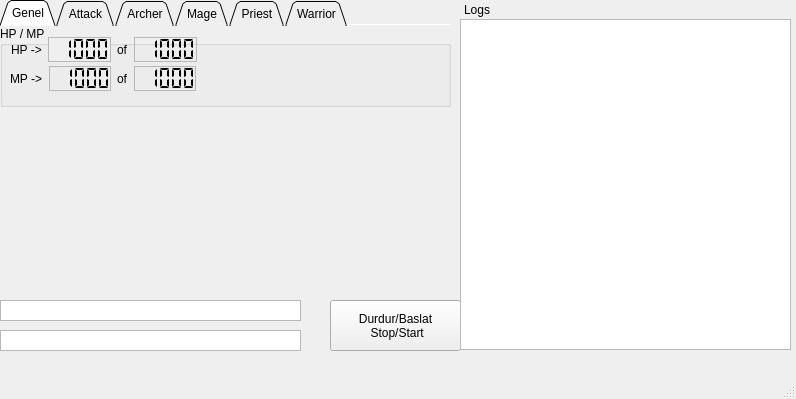
<?xml version="1.0" encoding="UTF-8"?>
<ui version="4.0">
 <class>MainWindow</class>
 <widget class="QMainWindow" name="MainWindow">
  <property name="geometry">
   <rect>
    <x>0</x>
    <y>0</y>
    <width>796</width>
    <height>399</height>
   </rect>
  </property>
  <property name="windowTitle">
   <string>KO Helper</string>
  </property>
  <property name="windowIcon">
   <iconset>
    <normaloff>../Downloads/oh.png</normaloff>../Downloads/oh.png</iconset>
  </property>
  <property name="toolTip">
   <string/>
  </property>
  <widget class="QWidget" name="centralwidget">
   <widget class="QTabWidget" name="tabWidget">
    <property name="geometry">
     <rect>
      <x>0</x>
      <y>0</y>
      <width>451</width>
      <height>291</height>
     </rect>
    </property>
    <property name="sizePolicy">
     <sizepolicy hsizetype="Ignored" vsizetype="Ignored">
      <horstretch>0</horstretch>
      <verstretch>0</verstretch>
     </sizepolicy>
    </property>
    <property name="maximumSize">
     <size>
      <width>571</width>
      <height>301</height>
     </size>
    </property>
    <property name="toolTip">
     <string>&lt;html&gt;&lt;head/&gt;&lt;body&gt;&lt;p&gt;&lt;br/&gt;&lt;/p&gt;&lt;/body&gt;&lt;/html&gt;</string>
    </property>
    <property name="tabShape">
     <enum>QTabWidget::Triangular</enum>
    </property>
    <property name="currentIndex">
     <number>0</number>
    </property>
    <property name="usesScrollButtons">
     <bool>true</bool>
    </property>
    <property name="documentMode">
     <bool>true</bool>
    </property>
    <property name="tabsClosable">
     <bool>false</bool>
    </property>
    <property name="movable">
     <bool>true</bool>
    </property>
    <property name="tabBarAutoHide">
     <bool>true</bool>
    </property>
    <widget class="QWidget" name="tab_1">
     <attribute name="icon">
      <iconset>
       <normaloff>pictures/oh.png</normaloff>pictures/oh.png</iconset>
     </attribute>
     <attribute name="title">
      <string>Genel</string>
     </attribute>
     <attribute name="toolTip">
      <string>General to all kind other settings</string>
     </attribute>
     <widget class="QGroupBox" name="groupBox">
      <property name="geometry">
       <rect>
        <x>0</x>
        <y>0</y>
        <width>451</width>
        <height>81</height>
       </rect>
      </property>
      <property name="title">
       <string>HP / MP</string>
      </property>
      <widget class="QWidget" name="">
       <property name="geometry">
        <rect>
         <x>10</x>
         <y>40</y>
         <width>187</width>
         <height>25</height>
        </rect>
       </property>
       <layout class="QHBoxLayout" name="horizontalLayout">
        <item>
         <widget class="QLabel" name="label_3">
          <property name="text">
           <string>MP -&gt;</string>
          </property>
         </widget>
        </item>
        <item>
         <widget class="QLCDNumber" name="lcdNumber_3">
          <property name="frameShape">
           <enum>QFrame::StyledPanel</enum>
          </property>
          <property name="frameShadow">
           <enum>QFrame::Sunken</enum>
          </property>
          <property name="segmentStyle">
           <enum>QLCDNumber::Flat</enum>
          </property>
          <property name="intValue" stdset="0">
           <number>1000</number>
          </property>
         </widget>
        </item>
        <item>
         <widget class="QLabel" name="label_4">
          <property name="text">
           <string>of</string>
          </property>
         </widget>
        </item>
        <item>
         <widget class="QLCDNumber" name="lcdNumber_4">
          <property name="frameShape">
           <enum>QFrame::StyledPanel</enum>
          </property>
          <property name="frameShadow">
           <enum>QFrame::Sunken</enum>
          </property>
          <property name="segmentStyle">
           <enum>QLCDNumber::Flat</enum>
          </property>
          <property name="intValue" stdset="0">
           <number>1000</number>
          </property>
         </widget>
        </item>
       </layout>
      </widget>
      <widget class="QWidget" name="">
       <property name="geometry">
        <rect>
         <x>11</x>
         <y>11</y>
         <width>186</width>
         <height>25</height>
        </rect>
       </property>
       <layout class="QHBoxLayout" name="horizontalLayout_2">
        <item>
         <widget class="QLabel" name="label">
          <property name="text">
           <string>HP -&gt;</string>
          </property>
         </widget>
        </item>
        <item>
         <widget class="QLCDNumber" name="lcdNumber">
          <property name="font">
           <font>
            <pointsize>8</pointsize>
           </font>
          </property>
          <property name="cursor">
           <cursorShape>BlankCursor</cursorShape>
          </property>
          <property name="autoFillBackground">
           <bool>true</bool>
          </property>
          <property name="frameShape">
           <enum>QFrame::StyledPanel</enum>
          </property>
          <property name="frameShadow">
           <enum>QFrame::Sunken</enum>
          </property>
          <property name="lineWidth">
           <number>1</number>
          </property>
          <property name="midLineWidth">
           <number>0</number>
          </property>
          <property name="smallDecimalPoint">
           <bool>false</bool>
          </property>
          <property name="mode">
           <enum>QLCDNumber::Dec</enum>
          </property>
          <property name="segmentStyle">
           <enum>QLCDNumber::Flat</enum>
          </property>
          <property name="intValue" stdset="0">
           <number>1000</number>
          </property>
         </widget>
        </item>
        <item>
         <widget class="QLabel" name="label_2">
          <property name="text">
           <string>of</string>
          </property>
         </widget>
        </item>
        <item>
         <widget class="QLCDNumber" name="lcdNumber_2">
          <property name="frameShape">
           <enum>QFrame::StyledPanel</enum>
          </property>
          <property name="frameShadow">
           <enum>QFrame::Sunken</enum>
          </property>
          <property name="segmentStyle">
           <enum>QLCDNumber::Flat</enum>
          </property>
          <property name="intValue" stdset="0">
           <number>1000</number>
          </property>
         </widget>
        </item>
       </layout>
      </widget>
     </widget>
    </widget>
    <widget class="QWidget" name="tab_2">
     <attribute name="icon">
      <iconset>
       <normaloff>pictures/oh.png</normaloff>pictures/oh.png</iconset>
     </attribute>
     <attribute name="title">
      <string>Attack</string>
     </attribute>
     <attribute name="toolTip">
      <string>Attack to mob select settings</string>
     </attribute>
    </widget>
    <widget class="QWidget" name="tab_3">
     <attribute name="icon">
      <iconset>
       <normaloff>pictures/oh.png</normaloff>pictures/oh.png</iconset>
     </attribute>
     <attribute name="title">
      <string>Archer</string>
     </attribute>
     <attribute name="toolTip">
      <string>Archer / Asas setting</string>
     </attribute>
    </widget>
    <widget class="QWidget" name="tab_5">
     <attribute name="icon">
      <iconset>
       <normaloff>pictures/oh.png</normaloff>pictures/oh.png</iconset>
     </attribute>
     <attribute name="title">
      <string>Mage</string>
     </attribute>
     <attribute name="toolTip">
      <string>Mage settings</string>
     </attribute>
    </widget>
    <widget class="QWidget" name="tab_4">
     <attribute name="icon">
      <iconset>
       <normaloff>pictures/oh.png</normaloff>pictures/oh.png</iconset>
     </attribute>
     <attribute name="title">
      <string>Priest</string>
     </attribute>
     <attribute name="toolTip">
      <string>Priest settings</string>
     </attribute>
    </widget>
    <widget class="QWidget" name="tab_6">
     <attribute name="icon">
      <iconset>
       <normaloff>pictures/oh.png</normaloff>pictures/oh.png</iconset>
     </attribute>
     <attribute name="title">
      <string>Warrior</string>
     </attribute>
     <attribute name="toolTip">
      <string>Warrior settings</string>
     </attribute>
    </widget>
   </widget>
   <widget class="QGraphicsView" name="graphicsView">
    <property name="geometry">
     <rect>
      <x>0</x>
      <y>300</y>
      <width>301</width>
      <height>21</height>
     </rect>
    </property>
    <property name="minimumSize">
     <size>
      <width>301</width>
      <height>21</height>
     </size>
    </property>
    <property name="maximumSize">
     <size>
      <width>16777215</width>
      <height>16</height>
     </size>
    </property>
   </widget>
   <widget class="QGraphicsView" name="graphicsView_2">
    <property name="geometry">
     <rect>
      <x>0</x>
      <y>330</y>
      <width>301</width>
      <height>21</height>
     </rect>
    </property>
    <property name="minimumSize">
     <size>
      <width>301</width>
      <height>21</height>
     </size>
    </property>
    <property name="maximumSize">
     <size>
      <width>301</width>
      <height>21</height>
     </size>
    </property>
   </widget>
   <widget class="QPushButton" name="pushButton">
    <property name="geometry">
     <rect>
      <x>330</x>
      <y>300</y>
      <width>131</width>
      <height>51</height>
     </rect>
    </property>
    <property name="toolTip">
     <string>OnlineHile.com _ pirik3 _</string>
    </property>
    <property name="text">
     <string>Durdur/Baslat 
 Stop/Start</string>
    </property>
   </widget>
   <widget class="QDockWidget" name="dockWidget_3">
    <property name="geometry">
     <rect>
      <x>460</x>
      <y>0</y>
      <width>331</width>
      <height>358</height>
     </rect>
    </property>
    <property name="sizePolicy">
     <sizepolicy hsizetype="Fixed" vsizetype="Fixed">
      <horstretch>0</horstretch>
      <verstretch>0</verstretch>
     </sizepolicy>
    </property>
    <property name="autoFillBackground">
     <bool>true</bool>
    </property>
    <property name="features">
     <set>QDockWidget::NoDockWidgetFeatures</set>
    </property>
    <property name="windowTitle">
     <string>Logs</string>
    </property>
    <widget class="QWidget" name="dockWidgetContents_6">
     <widget class="QListWidget" name="listWidget">
      <property name="geometry">
       <rect>
        <x>0</x>
        <y>0</y>
        <width>331</width>
        <height>331</height>
       </rect>
      </property>
     </widget>
    </widget>
   </widget>
  </widget>
  <widget class="QMenuBar" name="menubar">
   <property name="geometry">
    <rect>
     <x>0</x>
     <y>0</y>
     <width>796</width>
     <height>21</height>
    </rect>
   </property>
  </widget>
  <widget class="QStatusBar" name="statusbar"/>
 </widget>
 <resources/>
 <connections/>
</ui>
